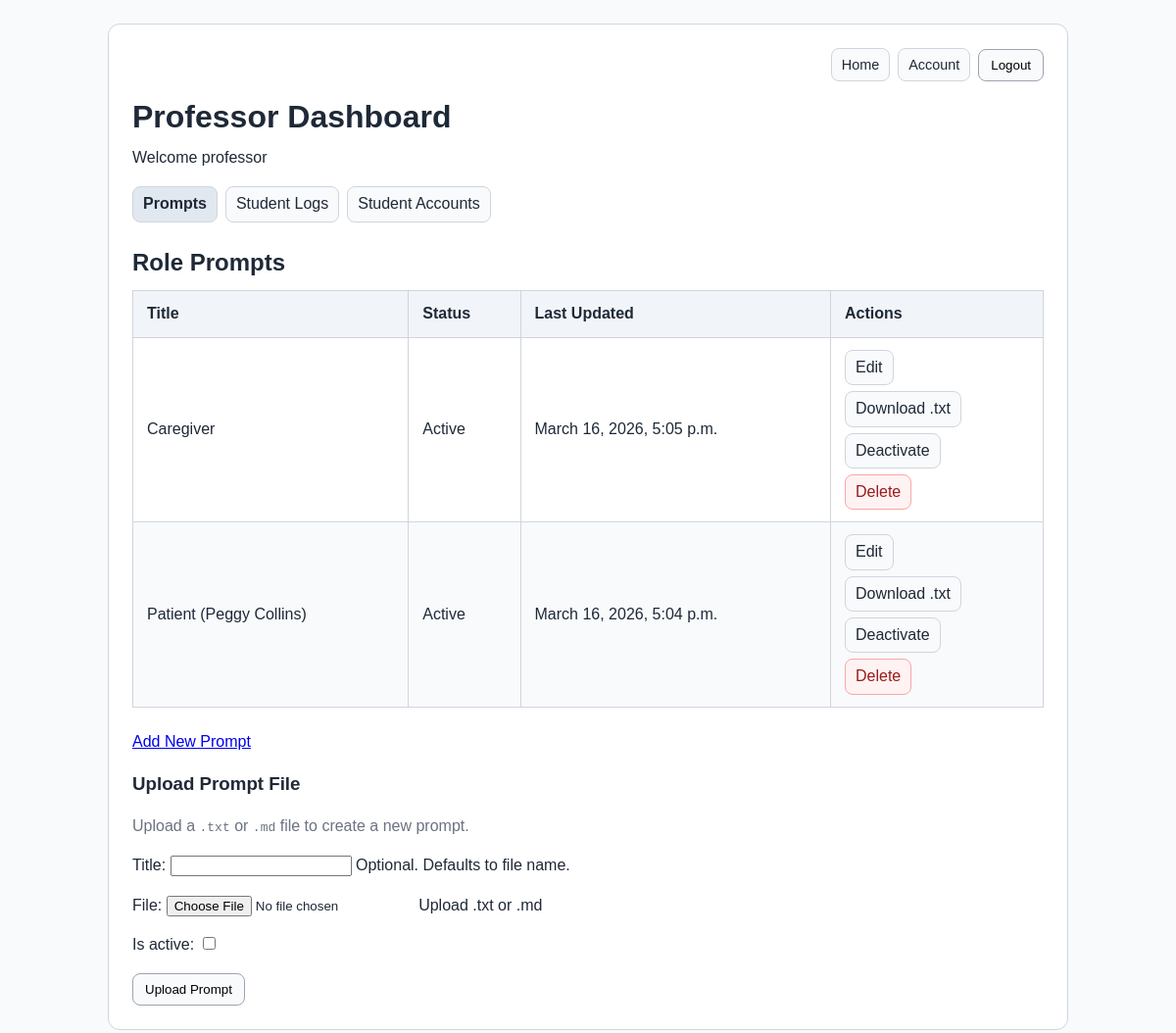
Screenshot of /professor/ (signed in) with the database file from the repository.
### vip/models.py (models this page shows, shortened)
class RolePrompt(models.Model):
    title = models.CharField(max_length=120)
    content = models.TextField()
    created_by = models.ForeignKey(
        settings.AUTH_USER_MODEL,
        on_delete=models.SET_NULL,
        null=True,
        blank=True,
        related_name="created_prompts",
    )
    is_active = models.BooleanField(default=False)
    updated_at = models.DateTimeField(auto_now=True)

### vip/views.py (the view)
# urls.py: path('professor/', views.professor_dashboard, name='professor_dashboard'),
@login_required
def professor_dashboard(request):
    if not _is_professor(request.user):
        return redirect("vip:home")
    current_tab = request.GET.get("tab", "prompts")
    if current_tab not in {"prompts", "logs"}:
        current_tab = "prompts"
    prompts = RolePrompt.objects.order_by("-updated_at")
    prompt_upload_form = PromptTextUploadForm()
    students = (
        _student_queryset().prefetch_related("groups")
        .annotate(
            session_count=Count("chat_sessions", distinct=True),
            last_session_at=Max("chat_sessions__started_at"),
        )
        .order_by("username")
    )
    students_by_class = {}
    for student in students:
        class_names = []
        for group in student.groups.all():
            if group.name.startswith("Class: ") and group.name.lower() != "class: unassigned":
                class_names.append(group.name.replace("Class: ", "", 1))
        if not class_names:
            class_names = ["Unassigned"]
        for class_name in class_names:
            students_by_class.setdefault(class_name, []).append(student)
    students_by_class = [
        {"class_name": class_name, "students": students_by_class[class_name]}
        for class_name in sorted(students_by_class.keys())
    ]
    return render(
        request,
        "vip/professor_dashboard.html",
        {
            "prompts": prompts,
            "prompt_upload_form": prompt_upload_form,
            "students_by_class": students_by_class,
            "current_tab": current_tab,
        },
    )

### vip/forms.py (shortened to what this page needs)
class PromptTextUploadForm(forms.Form):
    title = forms.CharField(max_length=200, required=False, help_text="Optional. Defaults to file name.")
    file = forms.FileField(
        help_text="Upload .txt or .md",
        widget=forms.ClearableFileInput(attrs={"accept": ".txt,.md,text/plain,text/markdown"}),
    )
    is_active = forms.BooleanField(required=False)

### vip/views.py (called while the page is built)
def _is_professor(user):
    return user.is_superuser or user.groups.filter(name__iexact="Professor").exists()

def _student_queryset():
    User = get_user_model()
    return (
        User.objects.filter(Q(groups__name__startswith="Class: ") | Q(groups__name="Student"))
        .exclude(groups__name="Professor")
        .distinct()
    )

### vip/templates/vip/professor_dashboard.html (shortened to what this page needs)
{% extends "vip/base.html" %}
{% block content %}
<h1>Professor Dashboard</h1>
<p>Welcome {{ request.user.username }}</p>
<nav class="tabs">
    <a class="tab-link {% if current_tab == 'prompts' %}active{% endif %}" href="{% url 'vip:professor_dashboard' %}?tab=prompts">Prompts</a>
    <a class="tab-link {% if current_tab == 'logs' %}active{% endif %}" href="{% url 'vip:professor_dashboard' %}?tab=logs">Student Logs</a>
    <a class="tab-link" href="{% url 'vip:professor_manage_accounts' %}">Student Accounts</a>
</nav>
{% if current_tab == "prompts" %}
<h2>Role Prompts</h2>
{% if prompts %}
<table>
    <thead>
        <tr>
            <th>Title</th>
            <th>Status</th>
            <th>Last Updated</th>
            <th>Actions</th>
        </tr>
    </thead>
    <tbody>
    {% for prompt in prompts %}
        <tr>
            <td>{{ prompt.title }}</td>
            <td>
                {% if prompt.is_active %}
                    Active
                {% else %}
                    Inactive
                {% endif %}
            </td>
            <td>{{ prompt.updated_at }}</td>
            <td>
                <div class="action-stack">
                <a class="action-btn" href="{% url 'vip:edit_prompt' prompt.id %}">Edit</a>
                <a class="action-btn" href="{% url 'vip:professor_download_prompt_txt' prompt.id %}">Download .txt</a>
                {% if prompt.is_active %}
                    <form method="post" action="{% url 'vip:deactivate_prompt' prompt.id %}">
                        <button class="action-btn" type="submit">Deactivate</button>
                    </form>
                {% else %}
                    <form method="post" action="{% url 'vip:set_active_prompt' prompt.id %}">
                        {% csrf_token %}
                        <button class="action-btn" type="submit">Activate</button>
                    </form>
                {% endif %}
                    <form method="post" action="{% url 'vip:delete_prompt' prompt.id %}">
                        <button class="action-btn danger" type="submit" onclick="return confirm('Delete this prompt?');">Delete</button>
                    </form>
                </div>
            </td>
        </tr>
    {% endfor %}
    </tbody>
</table>
{% else %}
<p>No prompts yet.</p>
{% endif %}
<p><a href="{% url 'vip:create_prompt' %}">Add New Prompt</a></p>
<h3>Upload Prompt File</h3>
<p class="muted">Upload a <code>.txt</code> or <code>.md</code> file to create a new prompt.</p>
<form method="post" action="{% url 'vip:professor_upload_prompt_file' %}" enctype="multipart/form-data">
    {{ prompt_upload_form.as_p }}
    <button type="submit">Upload Prompt</button>
</form>
{% endif %}
{% endblock %}

### vip/templates/vip/base.html (style rules this page uses)
:root { --text: #1f2937; --bg: #f8fafc; --surface: #ffffff; --border: #d1d5db; --muted: #6b7280; --table-header: #f1f5f9; --table-row: #f8fafc; }
* { box-sizing: border-box; }
body { margin: 0; padding: 24px; font-family: Arial, sans-serif; color: var(--text); background: var(--bg); line-height: 1.4; }
h1 { margin: 0 0 8px 0; }
h2 { margin: 24px 0 12px 0; }
p { margin: 0 0 18px 0; }
.muted { color: var(--muted); }
table { border-collapse: collapse; width: 100%; margin-bottom: 24px; }
th, td { border: 1px solid var(--border); padding: 12px 14px; text-align: left; vertical-align: middle; }
th { background: var(--table-header); }
tbody tr:nth-child(even) { background: var(--table-row); }
form { margin: 0; }
button { padding: 8px 12px; border: 1px solid #9ca3af; border-radius: 8px; background: #f9fafb; cursor: pointer; }

### vip/templates/vip/professor_dashboard.html (style rules this page uses)
.tabs { display: flex; gap: 8px; margin: 10px 0 18px 0; }
.tab-link { border: 1px solid var(--border); border-radius: 8px; padding: 6px 10px; text-decoration: none; color: var(--text); background: #f8fafc; }
.tab-link.active { background: #e2e8f0; font-weight: 600; }
.action-stack { display: flex; flex-direction: column; gap: 6px; align-items: flex-start; }
.action-btn { display: inline-block; border: 1px solid var(--border); border-radius: 8px; padding: 6px 10px; background: #f8fafc; color: var(--text); text-decoration: none; font: inherit; cursor: pointer; }
.action-btn.danger { border-color: #fca5a5; background: #fef2f2; color: #991b1b; }

### rows the page displays
RolePrompt: title "Caregiver", is_active "Active", updated_at "March 16, 2026, 5:05 p.m."
RolePrompt: title "Patient (Peggy Collins)", is_active "Active", updated_at "March 16, 2026, 5:04 p.m."

### other values shown
{{ request.user.username }} "professor"
